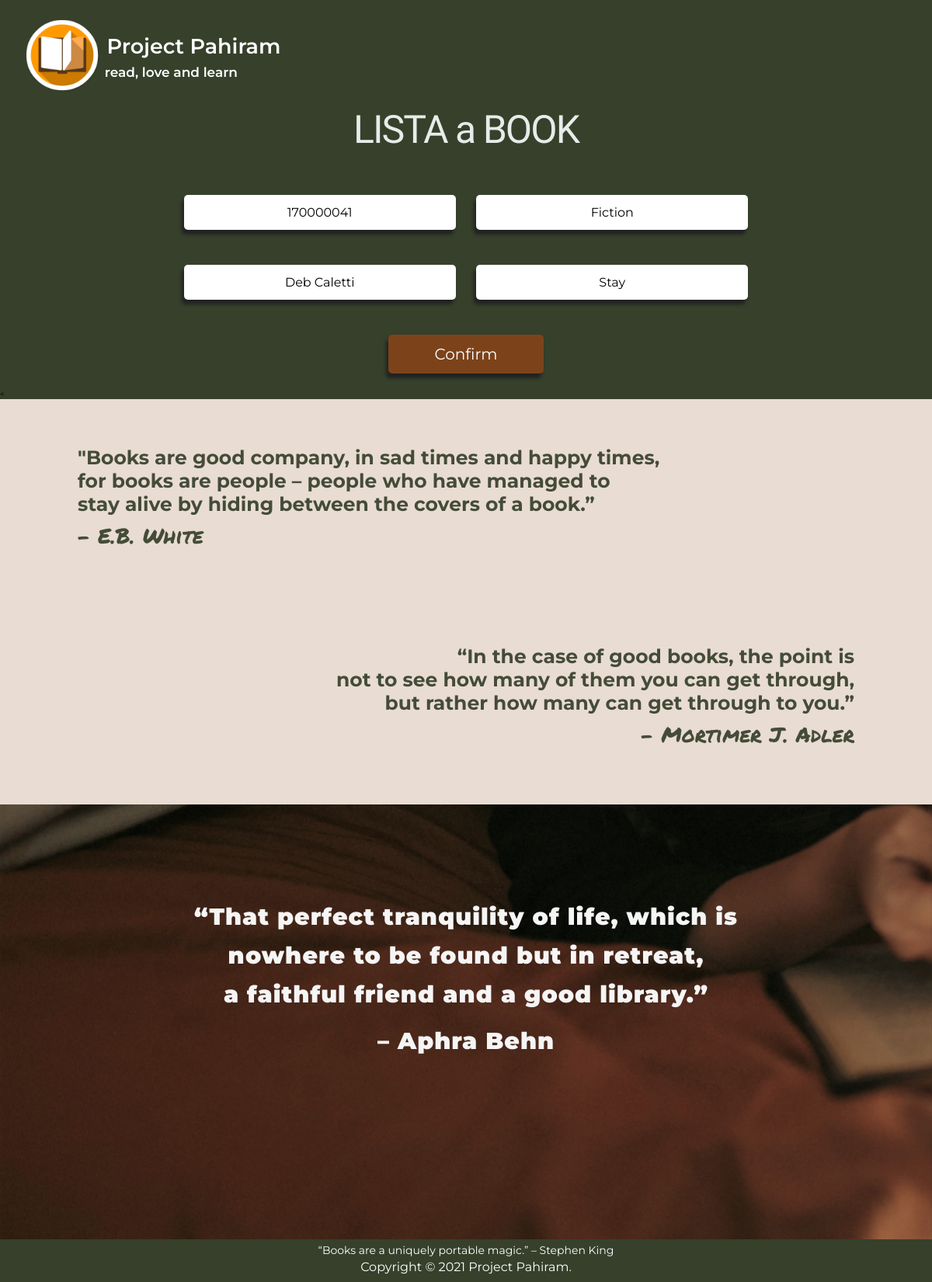
/IReadApp/booklistpage/updatebook/1, run on the app's committed database.
### IReadApp/models.py (models this page shows)
class Item(models.Model):
	binfo = models.TextField(default="") #isbn to
	author = models.TextField(default="")
	title = models.TextField(default="")
	name = models.TextField(default="") #category to
	class meta:
		db_table="Books"

### IReadApp/views.py (the view)
# urls.py: url(r'^IReadApp/booklistpage/updatebook/(?P<id>\d+)$', views.UpdateBook, name='updatebook'),
def UpdateBook(request, id):
	item= Item.objects.get(id=id) #OK
	content = {'item':item}
	return render (request, 'booklistedit.html', content)

### IReadApp/templates/booklistedit.html (shortened to what this page needs)
{% extends 'base.html' %}
{%load static%}
{% block content %}
      <div class="navbar">
                <div class="logoname">
                    <a href=""></a><img src='/static/images/COLORED.png' alt="" width="100" height="100" id="logo">
                    <a href="{% url 'logpage' %}" class="home">
                    <pre id="cgcf"> Project Pahiram
<span id="rll"> read, love and learn</span>
        </pre>
                    </a>
                </div>
            </div>
<div class="borrowing">
                <p id="log">LISTA a BOOK</p>
        <div class="Book-Info">
            <form method="POST" id="fields" action="bookchange/{{item.id}}">
                <input type="text" name="CodeEntry" id="CodeEntry" placeholder="ISBN" required value="{{item.binfo}}">
                <input type="text" name="Category" id="Category" placeholder="Category" required="" value="{{item.name}}"> <br>
                <input type="text" name="AuthorEntry" id="AuthorEntry" required placeholder="Book Author" value="{{item.author}}">
                <input type="text" name="BookEntry" id="BookEntry" placeholder="Book Title" required value="{{item.title}}">
                <br>
                <input type="submit" name="btn-list" id="btnSave" value="Confirm" class="button">
            </form>
        </div>
         </div>
{% endblock %}

### IReadApp/static/css/main.css (style rules this page uses)
* { padding: 0; margin: 0; box-sizing: border-box; }
html { height: 100%; font-size: 10px; font-family: 'Montserrat', sans-serif; scroll-behavior: smooth; }
body { height: 100%; background-color: #36402b; background-size: cover; background-attachment: fixed; }
.navbar { color: white; text-decoration: none; margin-top: 20px; }
.logoname { display: inline-block; box-sizing: border-box; }
.home { text-decoration: none; color: white; padding-left: 0; }
#logo { margin-left: 30px; padding-top: 2px; float: left; }
#cgcf { margin-top: 25px; font-size: 2.7rem; line-height: 30px; font-weight: 550; padding: 0; margin-left: 0; font-family:'Montserrat', sans-serif; }
#rll { font-size: 1.7rem; line-height: 30px; font-weight: 550; padding: 0; margin-left: 0; font-family:'Montserrat', sans-serif; }
.sub, #log, .sub2 { color:#e8ebe9; text-align: center; font-size: 5rem; letter-spacing: -2px; font-weight: lighter; padding-bottom: 30px; font-family:'Gentium Book Basic', serif; }
.Book-Info { min-height: 20vh; flex-direction: column; align-items: center; box-sizing: border-box; text-align: center; }
.Book-Info input { background-color: #fff; box-shadow: -3px 6px 4px #222; align-items: center; margin: 25px 10px 20px 10px; width: 350px; height: 45px; border: none; outline: none; padding: 0 5px; font-size: 16px; border-radius: 5px; font-family:'Montserrat', sans-serif; text-align: center; }
.Book-Info input::placeholder { font-family:'Montserrat', sans-serif; font-size: 17px; text-align: center; }
.Book-Info .button { width: 200px; height: 50px; border: none; background:rgb(124, 67, 27); color: white; outline: none; cursor: pointer; font-size: 20px; font-family:'Montserrat', sans-serif; border-style: none; }
.Book-Info { color: white; text-align: center; font-family:'Montserrat', sans-serif; font-size: 23px; font-weight: bold; margin-bottom: 0px; }

### IReadApp/templates/base.html (style rules this page uses)
.Book-Info { color: white; text-align: center; font-family:'Montserrat', sans-serif; font-size: 23px; font-weight: bold; margin-bottom: 0px; }

### data on the page
Item: CodeEntry "170000041", Category "Fiction", AuthorEntry "Deb Caletti", BookEntry "Stay"
